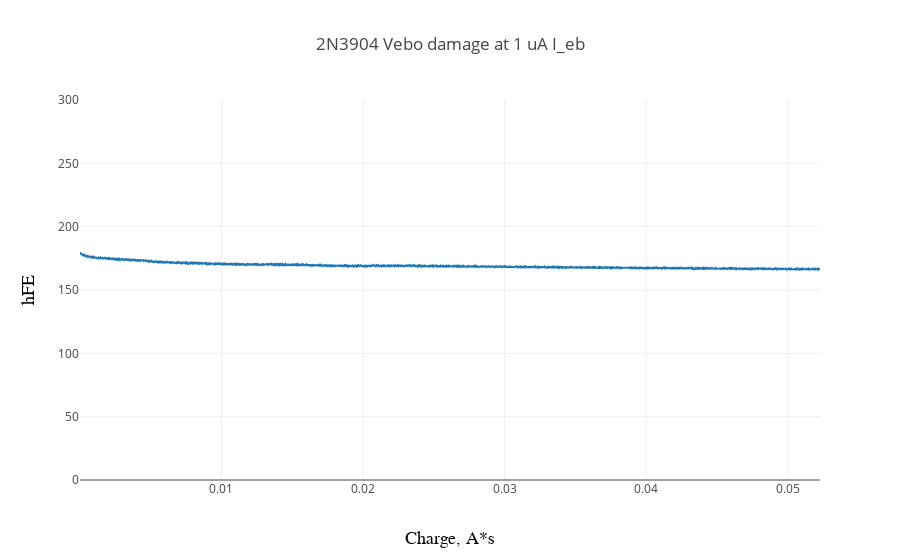

The notebook cell saved with this chart:
### Code cell
layout = go.Layout(
    title='2N3904 Vebo damage at %.0f uA I_eb' % (iebo*1e6) ,
    xaxis=dict(
        title='Charge, A*s',
        #type='log',
        titlefont=dict(
            family='Courier New, monospace',
            size=18,
            color='#000000'
        )
    ),
    yaxis=dict(
        title='hFE', 
        range=[0, 300],
        titlefont=dict(
            family='Courier New, monospace',
            size=18,
            color='#000000'
        )
    )
)

trace =  go.Scatter(x=acharge, y=ahfe, name='hFE vs reverse EBO charge %f uA' % (1e6*iebo))
data=[trace]
iplot({ 'data': data, "layout": layout })

### Figure 1 — Plotly figure (JSON) as saved in the notebook; plotly's stock layout.template omitted (floating-point values rounded to 4 significant figures; data arrays with more than 128 entries replaced by an {"elided": "..."} marker saying what was removed)
{"data": [{"name": "hFE vs reverse EBO charge 1.000000 uA", "type": "scatter", "uid": "ca2fbcfc-d36b-11e8-a6cc-00216a0bb272", "x": {"elided": "5227 float values"}, "y": {"elided": "5227 float values"}}], "layout": {"title": "2N3904 Vebo damage at 1 uA I_eb", "xaxis": {"title": "Charge, A*s", "titlefont": {"color": "#000000", "family": "Courier New, monospace", "size": 18}}, "yaxis": {"range": [0, 300], "title": "hFE", "titlefont": {"color": "#000000", "family": "Courier New, monospace", "size": 18}}}}
